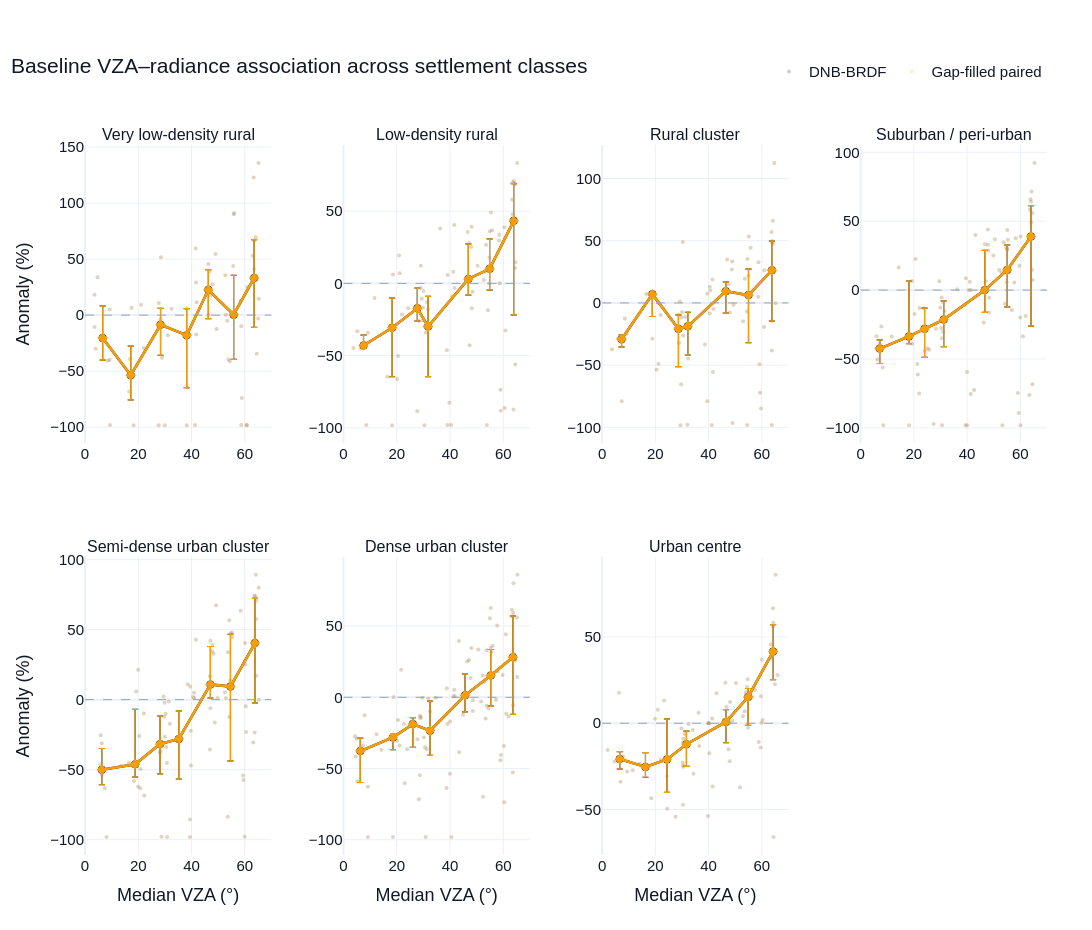

Write notebook code for a chart like this one.
### Markdown cell above
## 6.2 Baseline VZA–radiance response curves

Daily values are binned in 10° intervals. Lines show bin medians rather than fitted correction curves. The baseline-only restriction prevents the Haiyan signal from being learned as an angular response.

### Code cell
baseline_daily = (
    daily_summary.loc[
        (daily_summary["phase"] == "Baseline")
        & (daily_summary["observed_pixels"] >= MIN_DAILY_PIXELS)
    ]
    .replace([np.inf, -np.inf], np.nan)
    .copy()
)

baseline_daily["vza_bin"] = pd.cut(
    baseline_daily["vza_median"],
    bins=VZA_BINS,
    include_lowest=True,
    right=False,
)

product_styles = {
    "DNB-BRDF": {
        "column": "dnb_relative_median",
        "color": DNB_COLOR,
        "symbol": "circle",
    },
    "Gap-filled paired": {
        "column": "gap_paired_relative_median",
        "color": GAP_COLOR,
        "symbol": "diamond",
    },
}

fig = make_subplots(
    rows=2,
    cols=4,
    horizontal_spacing=0.075,
    vertical_spacing=0.16,
    subplot_titles=[
        GHSL_CLASS_LABELS[class_code]
        for class_code in GHSL_CLASS_LABELS
    ]
    + [""],
)

for plot_index, (class_code, class_label) in enumerate(
    GHSL_CLASS_LABELS.items()
):
    row = plot_index // 4 + 1
    column = plot_index % 4 + 1

    class_data = baseline_daily.loc[
        baseline_daily["class_code"] == class_code
    ]

    for product_name, style in product_styles.items():
        value_column = style["column"]

        product_data = class_data.dropna(
            subset=["vza_median", value_column]
        )

        binned = (
            product_data
            .groupby("vza_bin", observed=True)
            .agg(
                median_vza=("vza_median", "median"),
                median_anomaly=(value_column, "median"),
                q25=(
                    value_column,
                    lambda values: values.quantile(0.25),
                ),
                q75=(
                    value_column,
                    lambda values: values.quantile(0.75),
                ),
                dates=(value_column, "size"),
            )
            .reset_index()
        )

        fig.add_trace(
            go.Scatter(
                x=product_data["vza_median"],
                y=100 * product_data[value_column],
                mode="markers",
                name=product_name,
                legendgroup=product_name,
                showlegend=plot_index == 0,
                marker={
                    "size": 4,
                    "color": style["color"],
                    "opacity": 0.14,
                },
                hovertemplate=(
                    "Median VZA: %{x:.2f}°<br>"
                    "Baseline-relative anomaly: %{y:.1f}%"
                    "<extra></extra>"
                ),
            ),
            row=row,
            col=column,
        )

        fig.add_trace(
            go.Scatter(
                x=binned["median_vza"],
                y=100 * binned["median_anomaly"],
                mode="lines+markers",
                name=f"{product_name} bin median",
                legendgroup=product_name,
                showlegend=False,
                line={"color": style["color"], "width": 2.5},
                marker={
                    "size": 8,
                    "symbol": style["symbol"],
                },
                error_y={
                    "type": "data",
                    "symmetric": False,
                    "array": 100 * (binned["q75"] - binned["median_anomaly"]),
                    "arrayminus": 100 * (binned["median_anomaly"] - binned["q25"]),
                    "color": style["color"],
                    "thickness": 1.2,
                    "width": 3,
                },
                customdata=binned["dates"],
                hovertemplate=(
                    "Median VZA: %{x:.2f}°<br>"
                    "Median anomaly: %{y:.1f}%<br>"
                    "Dates: %{customdata}"
                    "<extra></extra>"
                ),
            ),
            row=row,
            col=column,
        )

    fig.add_hline(
        y=0,
        line={"color": "#94A3B8", "width": 1, "dash": "dash"},
        row=row,
        col=column,
    )

    fig.update_xaxes(
        title_text="Median VZA (°)" if row == 2 else None,
        range=[0, 70],
        row=row,
        col=column,
    )

    fig.update_yaxes(
        title_text="Anomaly (%)" if column == 1 else None,
        row=row,
        col=column,
    )

fig.update_layout(
    title={
        "text": "Baseline VZA–radiance association across settlement classes",
        "x": 0.01,
        "xanchor": "left",
    },
    template="plotly_white",
    paper_bgcolor="rgba(0,0,0,0)",
    plot_bgcolor="white",
    font={"family": "Arial", "size": 15, "color": "#111827"},
    legend={
        "orientation": "h",
        "yanchor": "bottom",
        "y": 1.08,
        "xanchor": "right",
        "x": 1,
    },
    margin={"l": 85, "r": 45, "t": 145, "b": 75},
    width=1600,
    height=930,
)

fig.show()
fig.write_html(
    FIGURE_DIR / "05_baseline_vza_radiance_by_settlement.html",
    include_plotlyjs="cdn",
)

### Figure 1 — Plotly figure (JSON) as saved in the notebook; plotly's stock layout.template omitted (floating-point values rounded to 4 significant figures)
{"data": [{"hovertemplate": "Median VZA: %{x:.2f}°<br>Baseline-relative anomaly: %{y:.1f}%<extra></extra>", "legendgroup": "DNB-BRDF", "marker": {"color": "#111827", "opacity": 0.14, "size": 4}, "mode": "markers", "name": "DNB-BRDF", "showlegend": true, "type": "scatter", "x": [63.57, 46.76, 17.48, 21.04, 49.01, 65.06, 53.42, 28.9, 8.57, 41.36, 60.64, 58.87, 38.54, 4.7, 54.38, 63.48, 47.93, 65.19, 41.55, 64.47, 53.87, 29.99, 9.39, 58.39, 31.12, 55.83, 47.22, 52.71, 27.73, 56.03, 62.99, 18.25, 27.63, 22.09, 3.6, 16.6, 9.27, 41.8, 58.68, 38.22, 4.01, 32.51, 55.65, 63.34, 46.34, 16.87, 65.26, 28.52, 9.27, 41.72, 28.43, 64.14, 46.31, 28.36, 60.87, 58.64, 38.18, 49.4, 52.9, 28.38, 41.91, 60.97, 58.46, 3.57], "xaxis": "x", "y": [66.55, 38.82, 6.522, 9.334, 54.56, -3.005, -4.933, -38.0, -40.73, -98.02, -98.33, -74.08, -64.69, 33.8, -41.22, 41.25, 27.6, 135.9, 59.43, -34.45, -39.42, -98.26, -98.06, 12.55, -17.97, 90.03, 17.61, 35.6, 10.86, 91.21, 52.95, -98.19, -98.21, -29.27, 18.15, -68.1, -39.92, -17.33, -9.905, 6.136, -30.08, 5.736, 43.73, 122.8, 0.0, -39.15, 14.7, 51.72, 4.969, 29.22, -8.554, 69.54, 45.65, -8.746, -98.07, -98.05, -98.24, -12.4, 0.3967, -3.68, 11.49, 25.19, 11.84, -10.58], "yaxis": "y"}, {"customdata": [8, 4, 10, 5, 12, 13, 12], "error_y": {"array": [28.59, 25.89, 14.73, 23.71, 17.92, 35.21, 34.08], "arrayminus": [19.79, 22.0, 27.17, 46.71, 25.71, 39.81, 44.09], "color": "#111827", "symmetric": false, "thickness": 1.2, "type": "data", "width": 3}, "hovertemplate": "Median VZA: %{x:.2f}°<br>Median anomaly: %{y:.1f}%<br>Dates: %{customdata}<extra></extra>", "legendgroup": "DNB-BRDF", "line": {"color": "#111827", "width": 2.5}, "marker": {"size": 8, "symbol": "circle"}, "mode": "lines+markers", "name": "DNB-BRDF bin median", "showlegend": false, "type": "scatter", "x": [6.635, 17.17, 28.37, 38.18, 46.33, 55.83, 63.53], "xaxis": "x", "y": [-20.33, -53.62, -8.65, -17.97, 22.61, 0.3967, 33.22], "yaxis": "y"}, {"hovertemplate": "Median VZA: %{x:.2f}°<br>Baseline-relative anomaly: %{y:.1f}%<extra></extra>", "legendgroup": "Gap-filled paired", "marker": {"color": "#F59E0B", "opacity": 0.14, "size": 4}, "mode": "markers", "name": "Gap-filled paired", "showlegend": true, "type": "scatter", "x": [63.57, 46.76, 17.48, 21.04, 49.01, 65.06, 53.42, 28.9, 8.57, 41.36, 60.64, 58.87, 38.54, 4.7, 54.38, 63.48, 47.93, 65.19, 41.55, 64.47, 53.87, 29.99, 9.39, 58.39, 31.12, 55.83, 47.22, 52.71, 27.73, 56.03, 62.99, 18.25, 27.63, 22.09, 3.6, 16.6, 9.27, 41.8, 58.68, 38.22, 4.01, 32.51, 55.65, 63.34, 46.34, 16.87, 65.26, 28.52, 9.27, 41.72, 28.43, 64.14, 46.31, 28.36, 60.87, 58.64, 38.18, 49.4, 52.9, 28.38, 41.91, 60.97, 58.46, 3.57], "xaxis": "x", "y": [66.55, 38.82, 6.522, 9.334, 54.56, -3.005, -4.933, -38.0, -40.73, -98.02, -98.33, -74.08, -64.69, 33.8, -41.22, 41.25, 27.6, 135.9, 59.43, -34.45, -39.42, -98.26, -98.06, 12.55, -17.97, 90.03, 17.61, 35.6, 10.86, 91.21, 52.95, -98.19, -98.21, -29.27, 18.15, -68.1, -39.92, -17.33, -9.905, 6.136, -30.08, 5.736, 43.73, 122.8, 0.0, -39.15, 14.7, 51.72, 4.969, 29.22, -8.554, 69.54, 45.65, -8.746, -98.07, -98.05, -98.24, -12.4, 0.3967, -3.68, 11.49, 25.19, 11.84, -10.58], "yaxis": "y"}, {"customdata": [8, 4, 10, 5, 12, 13, 12], "error_y": {"array": [28.59, 25.89, 14.73, 23.71, 17.92, 35.21, 34.08], "arrayminus": [19.79, 22.0, 27.17, 46.71, 25.71, 39.81, 44.09], "color": "#F59E0B", "symmetric": false, "thickness": 1.2, "type": "data", "width": 3}, "hovertemplate": "Median VZA: %{x:.2f}°<br>Median anomaly: %{y:.1f}%<br>Dates: %{customdata}<extra></extra>", "legendgroup": "Gap-filled paired", "line": {"color": "#F59E0B", "width": 2.5}, "marker": {"size": 8, "symbol": "diamond"}, "mode": "lines+markers", "name": "Gap-filled paired bin median", "showlegend": false, "type": "scatter", "x": [6.635, 17.17, 28.37, 38.18, 46.33, 55.83, 63.53], "xaxis": "x", "y": [-20.33, -53.62, -8.65, -17.97, 22.61, 0.3967, 33.22], "yaxis": "y"}, {"hovertemplate": "Median VZA: %{x:.2f}°<br>Baseline-relative anomaly: %{y:.1f}%<extra></extra>", "legendgroup": "DNB-BRDF", "marker": {"color": "#111827", "opacity": 0.14, "size": 4}, "mode": "markers", "name": "DNB-BRDF", "showlegend": false, "type": "scatter", "x": [52.62, 63.98, 47.22, 18.58, 20.88, 48.09, 64.54, 54.22, 30.45, 8.51, 40.46, 60.53, 58.93, 38.8, 6.51, 54.72, 63.52, 47.93, 50.36, 65.21, 41.6, 29.77, 64.51, 53.84, 30.39, 8.55, 58.4, 31.76, 55.72, 47.13, 24.3, 53.52, 29.02, 55.36, 63.31, 18.25, 21.09, 63.83, 27.7, 29.02, 20.51, 21.92, 54.79, 16.49, 9.15, 40.87, 58.7, 39.1, 5.17, 31.36, 54.94, 63.48, 46.6, 48.18, 64.54, 30.03, 11.65, 41.19, 39.76, 20.14, 28.34, 36.3, 64.08, 46.61, 29.38, 60.83, 59.07, 39.05, 47.32, 19.02, 48.48, 64.46, 52.98, 29.75, 41.72, 60.46, 58.5, 3.73, 30.81], "xaxis": "x2", "y": [2.39, 70.86, 27.95, 6.134, 19.24, 39.13, 14.57, -18.58, -29.88, -41.18, -98.09, -86.24, -73.64, -46.29, -45.14, -0.1333, 47.79, 25.22, 12.21, 83.38, 40.36, -16.74, -56.11, -98.07, -98.17, -98.07, 29.75, -18.05, 36.84, 1.403, -17.28, 26.78, 12.24, 49.05, 57.96, -98.24, 6.939, -87.31, -88.57, -3.22, -50.32, -21.57, 17.98, -64.63, -34.11, -8.95, 0.0, 5.839, -33.1, -12.81, 35.87, 70.05, 4.668, -17.15, 68.79, -5.267, -10.18, 7.983, -82.69, -66.2, -26.06, 37.95, 69.18, 35.57, -10.58, -32.57, -88.2, -98.03, -42.79, -30.76, -5.716, 10.62, 7.984, -25.69, -3.207, 38.77, 33.74, -44.78, -34.02], "yaxis": "y2"}, {"customdata": [6, 5, 13, 11, 14, 16, 14], "error_y": {"array": [7.105, 20.59, 14.06, 20.84, 24.23, 20.65, 25.8], "arrayminus": [2.068, 33.86, 8.788, 34.61, 11.18, 14.84, 65.05], "color": "#111827", "symmetric": false, "thickness": 1.2, "type": "data", "width": 3}, "hovertemplate": "Median VZA: %{x:.2f}°<br>Median anomaly: %{y:.1f}%<br>Dates: %{customdata}<extra></extra>", "legendgroup": "DNB-BRDF", "line": {"color": "#111827", "width": 2.5}, "marker": {"size": 8, "symbol": "circle"}, "mode": "lines+markers", "name": "DNB-BRDF bin median", "showlegend": false, "type": "scatter", "x": [7.51, 18.25, 27.7, 31.76, 46.87, 54.86, 63.91], "xaxis": "x2", "y": [-42.98, -30.76, -17.28, -29.88, 3.036, 10.1, 43.28], "yaxis": "y2"}, {"hovertemplate": "Median VZA: %{x:.2f}°<br>Baseline-relative anomaly: %{y:.1f}%<extra></extra>", "legendgroup": "Gap-filled paired", "marker": {"color": "#F59E0B", "opacity": 0.14, "size": 4}, "mode": "markers", "name": "Gap-filled paired", "showlegend": false, "type": "scatter", "x": [52.62, 63.98, 47.22, 18.58, 20.88, 48.09, 64.54, 54.22, 30.45, 8.51, 40.46, 60.53, 58.93, 38.8, 6.51, 54.72, 63.52, 47.93, 50.36, 65.21, 41.6, 29.77, 64.51, 53.84, 30.39, 8.55, 58.4, 31.76, 55.72, 47.13, 24.3, 53.52, 29.02, 55.36, 63.31, 18.25, 21.09, 63.83, 27.7, 29.02, 20.51, 21.92, 54.79, 16.49, 9.15, 40.87, 58.7, 39.1, 5.17, 31.36, 54.94, 63.48, 46.6, 48.18, 64.54, 30.03, 11.65, 41.19, 39.76, 20.14, 28.34, 36.3, 64.08, 46.61, 29.38, 60.83, 59.07, 39.05, 47.32, 19.02, 48.48, 64.46, 52.98, 29.75, 41.72, 60.46, 58.5, 3.73, 30.81], "xaxis": "x2", "y": [2.39, 70.86, 27.95, 6.134, 19.24, 39.13, 14.57, -18.58, -29.88, -41.18, -98.09, -86.24, -73.64, -46.29, -45.14, -0.1333, 47.79, 25.22, 12.21, 83.38, 40.36, -16.74, -56.11, -98.07, -98.17, -98.07, 29.75, -18.05, 36.84, 1.403, -17.28, 26.78, 12.24, 49.05, 57.96, -98.24, 6.939, -87.31, -88.57, -3.22, -50.32, -21.57, 17.98, -64.63, -34.11, -8.95, 0.0, 5.839, -33.1, -12.81, 35.87, 70.05, 4.668, -17.15, 68.79, -5.267, -10.18, 7.983, -82.69, -66.2, -26.06, 37.95, 69.18, 35.57, -10.58, -32.57, -88.2, -98.03, -42.79, -30.76, -5.716, 10.62, 7.984, -25.69, -3.207, 38.77, 33.74, -44.78, -34.02], "yaxis": "y2"}, {"customdata": [6, 5, 13, 11, 14, 16, 14], "error_y": {"array": [7.105, 20.59, 14.06, 20.84, 24.23, 20.65, 25.8], "arrayminus": [2.068, 33.86, 8.788, 34.61, 11.18, 14.84, 65.05], "color": "#F59E0B", "symmetric": false, "thickness": 1.2, "type": "data", "width": 3}, "hovertemplate": "Median VZA: %{x:.2f}°<br>Median anomaly: %{y:.1f}%<br>Dates: %{customdata}<extra></extra>", "legendgroup": "Gap-filled paired", "line": {"color": "#F59E0B", "width": 2.5}, "marker": {"size": 8, "symbol": "diamond"}, "mode": "lines+markers", "name": "Gap-filled paired bin median", "showlegend": false, "type": "scatter", "x": [7.51, 18.25, 27.7, 31.76, 46.87, 54.86, 63.91], "xaxis": "x2", "y": [-42.98, -30.76, -17.28, -29.88, 3.036, 10.1, 43.28], "yaxis": "y2"}, {"hovertemplate": "Median VZA: %{x:.2f}°<br>Baseline-relative anomaly: %{y:.1f}%<extra></extra>", "legendgroup": "DNB-BRDF", "marker": {"color": "#111827", "opacity": 0.14, "size": 4}, "mode": "markers", "name": "DNB-BRDF", "showlegend": false, "type": "scatter", "x": [52.08, 64.18, 46.95, 19.3, 20.99, 48.72, 64.21, 54.4, 30.45, 8.57, 41.21, 59.7, 59.11, 38.62, 7.28, 53.42, 63.48, 48.89, 65.17, 41.47, 28.69, 63.71, 54.51, 32.06, 7.36, 29.82, 55.78, 47.92, 53.61, 29.19, 55.11, 63.66, 18.88, 63.76, 29.66, 28.95, 20.46, 21.99, 54.99, 16.55, 32.36, 9.27, 40.42, 58.65, 39.53, 5.98, 32.37, 54.59, 63.84, 47.47, 63.92, 31.27, 40.46, 41.62, 28.43, 40.65, 64.68, 46.47, 30.02, 60.84, 59.32, 39.5, 29.44, 49.02, 21.2, 49.37, 63.68, 52.96, 30.31, 41.8, 60.92, 58.72, 3.695], "xaxis": "x3", "y": [7.261, 66.13, 34.97, 6.983, 0.0, 26.94, 47.48, -6.959, -26.25, -12.58, -98.08, -84.96, -49.34, -33.36, -29.72, 6.279, 24.08, 33.2, -0.3256, 18.76, -9.345, -98.04, -98.07, -98.02, -78.95, -11.61, 44.39, -7.713, 19.52, 1.09, 53.4, 57.0, -28.83, -38.33, -65.36, -32.2, -53.63, -9.798, 21.64, 7.218, -44.67, -24.71, -8.505, 4.946, 7.478, -28.63, -7.905, 35.28, 48.67, 14.96, 49.74, -11.33, 13.08, -55.56, -20.77, 10.05, 112.6, 9.448, -7.364, -19.33, -72.24, -78.99, -98.36, -96.45, -48.86, -1.492, -14.57, -14.66, 48.9, -4.824, 26.27, 32.62, -37.15], "yaxis": "y3"}, {"customdata": [6, 3, 11, 10, 15, 15, 13], "error_y": {"array": [3.485, 0.1172, 11.2, 11.29, 7.414, 20.85, 23.48], "arrayminus": [6.116, 17.91, 30.48, 23.05, 17.56, 38.28, 40.84], "color": "#111827", "symmetric": false, "thickness": 1.2, "type": "data", "width": 3}, "hovertemplate": "Median VZA: %{x:.2f}°<br>Median anomaly: %{y:.1f}%<br>Dates: %{customdata}<extra></extra>", "legendgroup": "DNB-BRDF", "line": {"color": "#111827", "width": 2.5}, "marker": {"size": 8, "symbol": "circle"}, "mode": "lines+markers", "name": "DNB-BRDF bin median", "showlegend": false, "type": "scatter", "x": [7.32, 18.88, 28.69, 32.21, 46.47, 54.99, 63.76], "xaxis": "x3", "y": [-29.18, 6.983, -20.77, -18.79, 9.448, 6.279, 26.27], "yaxis": "y3"}, {"hovertemplate": "Median VZA: %{x:.2f}°<br>Baseline-relative anomaly: %{y:.1f}%<extra></extra>", "legendgroup": "Gap-filled paired", "marker": {"color": "#F59E0B", "opacity": 0.14, "size": 4}, "mode": "markers", "name": "Gap-filled paired", "showlegend": false, "type": "scatter", "x": [52.08, 64.18, 46.95, 19.3, 20.99, 48.72, 64.21, 54.4, 30.45, 8.57, 41.21, 59.7, 59.11, 38.62, 7.28, 53.42, 63.48, 48.89, 65.17, 41.47, 28.69, 63.71, 54.51, 32.06, 7.36, 29.82, 55.78, 47.92, 53.61, 29.19, 55.11, 63.66, 18.88, 63.76, 29.66, 28.95, 20.46, 21.99, 54.99, 16.55, 32.36, 9.27, 40.42, 58.65, 39.53, 5.98, 32.37, 54.59, 63.84, 47.47, 63.92, 31.27, 40.46, 41.62, 28.43, 40.65, 64.68, 46.47, 30.02, 60.84, 59.32, 39.5, 29.44, 49.02, 21.2, 49.37, 63.68, 52.96, 30.31, 41.8, 60.92, 58.72, 3.695], "xaxis": "x3", "y": [7.261, 66.13, 34.97, 6.983, 0.0, 26.94, 47.48, -6.959, -26.25, -12.58, -98.08, -84.96, -49.34, -33.36, -29.72, 6.279, 24.08, 33.2, -0.3256, 18.76, -9.345, -98.04, -98.07, -98.02, -78.95, -11.61, 44.39, -7.713, 19.52, 1.09, 53.4, 57.0, -28.83, -38.33, -65.36, -32.2, -53.63, -9.798, 21.64, 7.218, -44.67, -24.71, -8.505, 4.946, 7.478, -28.63, -7.905, 35.28, 48.67, 14.96, 49.74, -11.33, 13.08, -55.56, -20.77, 10.05, 112.6, 9.448, -7.364, -19.33, -72.24, -78.99, -98.36, -96.45, -48.86, -1.492, -14.57, -14.66, 48.9, -4.824, 26.27, 32.62, -37.15], "yaxis": "y3"}, {"customdata": [6, 3, 11, 10, 15, 15, 13], "error_y": {"array": [3.485, 0.1172, 11.2, 11.29, 7.414, 20.85, 23.48], "arrayminus": [6.116, 17.91, 30.48, 23.05, 17.56, 38.28, 40.84], "color": "#F59E0B", "symmetric": false, "thickness": 1.2, "type": "data", "width": 3}, "hovertemplate": "Median VZA: %{x:.2f}°<br>Median anomaly: %{y:.1f}%<br>Dates: %{customdata}<extra></extra>", "legendgroup": "Gap-filled paired", "line": {"color": "#F59E0B", "width": 2.5}, "marker": {"size": 8, "symbol": "diamond"}, "mode": "lines+markers", "name": "Gap-filled paired bin median", "showlegend": false, "type": "scatter", "x": [7.32, 18.88, 28.69, 32.21, 46.47, 54.99, 63.76], "xaxis": "x3", "y": [-29.18, 6.983, -20.77, -18.79, 9.448, 6.279, 26.27], "yaxis": "y3"}, {"hovertemplate": "Median VZA: %{x:.2f}°<br>Baseline-relative anomaly: %{y:.1f}%<extra></extra>", "legendgroup": "DNB-BRDF", "marker": {"color": "#111827", "opacity": 0.14, "size": 4}, "mode": "markers", "name": "DNB-BRDF", "showlegend": false, "type": "scatter", "x": [52.02, 64.18, 47.8, 19.3, 20.62, 47.79, 64.41, 54.27, 30.55, 8.28, 40.05, 60.07, 59.02, 39.99, 6.385, 54.88, 63.78, 47.96, 14.29, 23.66, 50.42, 65.3, 43.11, 30.39, 64.51, 53.24, 30.55, 8.51, 61.97, 57.73, 31.48, 55.13, 47.22, 20.26, 49.85, 53.71, 29.56, 39.05, 7.805, 55.05, 63.6, 18.14, 22.0, 63.39, 27.44, 25.73, 21.3, 22.15, 55.32, 7.18, 40.53, 59.61, 39.52, 5.97, 30.9, 54.69, 63.99, 46.99, 25.08, 24.02, 48.2, 64.5, 56.79, 30.26, 11.68, 41.02, 59.96, 41.34, 21.48, 28.19, 36.28, 64.1, 46.64, 55.06, 29.94, 42.63, 60.96, 59.36, 39.35, 46.24, 19.41, 48.28, 64.6, 52.87, 28.26, 41.29, 60.11, 58.25, 5.92, 30.95], "xaxis": "x4", "y": [14.65, 71.49, 32.9, 6.592, 22.64, 44.06, 14.84, -10.0, -34.87, -56.13, -98.1, -98.01, -74.76, -59.48, -50.43, 5.68, 65.95, 28.75, 16.44, -13.19, 36.97, 92.29, 40.06, -5.413, -68.29, -98.04, -98.11, -98.06, -18.82, 5.544, -15.24, 30.13, 0.0, -17.32, 25.18, 34.64, 6.483, -11.08, -26.4, 29.12, 58.35, -98.09, -74.96, -76.19, -97.26, -43.29, -53.69, -13.01, 36.56, -38.78, 0.0, 17.66, 8.545, -33.42, -8.695, 30.67, 64.18, 6.407, -42.26, -44.06, -16.18, 55.87, -14.46, -27.57, -33.61, 5.962, -19.88, -75.43, -61.3, -24.55, 0.5366, 49.28, 33.3, 43.65, -12.68, -72.47, -33.45, -89.16, -98.04, -23.44, -38.87, -5.494, 7.411, 12.77, -28.14, 0.0, 38.84, 37.59, -42.41, -30.02], "yaxis": "y4"}, {"customdata": [7, 5, 15, 12, 17, 19, 15], "error_y": {"array": [6.308, 40.2, 15.04, 13.53, 28.75, 18.01, 22.43], "arrayminus": [10.87, 5.263, 20.74, 19.61, 16.18, 26.87, 64.97], "color": "#111827", "symmetric": false, "thickness": 1.2, "type": "data", "width": 3}, "hovertemplate": "Median VZA: %{x:.2f}°<br>Median anomaly: %{y:.1f}%<br>Dates: %{customdata}<extra></extra>", "legendgroup": "DNB-BRDF", "line": {"color": "#111827", "width": 2.5}, "marker": {"size": 8, "symbol": "circle"}, "mode": "lines+markers", "name": "DNB-BRDF bin median", "showlegend": false, "type": "scatter", "x": [7.18, 18.14, 24.02, 31.22, 46.64, 55.06, 63.99], "xaxis": "x4", "y": [-42.41, -33.61, -28.14, -21.41, 0.0, 14.65, 38.84], "yaxis": "y4"}, {"hovertemplate": "Median VZA: %{x:.2f}°<br>Baseline-relative anomaly: %{y:.1f}%<extra></extra>", "legendgroup": "Gap-filled paired", "marker": {"color": "#F59E0B", "opacity": 0.14, "size": 4}, "mode": "markers", "name": "Gap-filled paired", "showlegend": false, "type": "scatter", "x": [52.02, 64.18, 47.8, 19.3, 20.62, 47.79, 64.41, 54.27, 30.55, 8.28, 40.05, 60.07, 59.02, 39.99, 6.385, 54.88, 63.78, 47.96, 14.29, 23.66, 50.42, 65.3, 43.11, 30.39, 64.51, 53.24, 30.55, 8.51, 61.97, 57.73, 31.48, 55.13, 47.22, 20.26, 49.85, 53.71, 29.56, 39.05, 7.805, 55.05, 63.6, 18.14, 22.0, 63.39, 27.44, 25.73, 21.3, 22.15, 55.32, 7.18, 40.53, 59.61, 39.52, 5.97, 30.9, 54.69, 63.99, 46.99, 25.08, 24.02, 48.2, 64.5, 56.79, 30.26, 11.68, 41.02, 59.96, 41.34, 21.48, 28.19, 36.28, 64.1, 46.64, 55.06, 29.94, 42.63, 60.96, 59.36, 39.35, 46.24, 19.41, 48.28, 64.6, 52.87, 28.26, 41.29, 60.11, 58.25, 5.92, 30.95], "xaxis": "x4", "y": [14.65, 71.49, 32.9, 6.592, 22.64, 44.06, 14.84, -10.0, -34.87, -56.13, -98.1, -98.01, -74.76, -59.48, -50.43, 5.68, 65.95, 28.75, 16.44, -13.19, 36.97, 92.29, 40.06, -5.413, -68.29, -98.04, -98.11, -98.06, -18.82, 5.544, -15.24, 30.13, 0.0, -17.32, 25.18, 34.64, 6.483, -11.08, -26.4, 29.12, 58.35, -98.09, -74.96, -76.19, -97.26, -43.29, -53.69, -13.01, 36.56, -38.78, 0.0, 17.66, 8.545, -33.42, -8.695, 30.67, 64.18, 6.407, -42.26, -44.06, -16.18, 55.87, -14.46, -27.57, -33.61, 5.962, -19.88, -75.43, -61.3, -24.55, 0.5366, 49.28, 33.3, 43.65, -12.68, -72.47, -33.45, -89.16, -98.04, -23.44, -38.87, -5.494, 7.411, 12.77, -28.14, 0.0, 38.84, 37.59, -42.41, -30.02], "yaxis": "y4"}, {"customdata": [7, 5, 15, 12, 17, 19, 15], "error_y": {"array": [6.308, 40.2, 15.04, 13.53, 28.75, 18.01, 22.43], "arrayminus": [10.87, 5.263, 20.74, 19.61, 16.18, 26.87, 64.97], "color": "#F59E0B", "symmetric": false, "thickness": 1.2, "type": "data", "width": 3}, "hovertemplate": "Median VZA: %{x:.2f}°<br>Median anomaly: %{y:.1f}%<br>Dates: %{customdata}<extra></extra>", "legendgroup": "Gap-filled paired", "line": {"color": "#F59E0B", "width": 2.5}, "marker": {"size": 8, "symbol": "diamond"}, "mode": "lines+markers", "name": "Gap-filled paired bin median", "showlegend": false, "type": "scatter", "x": [7.18, 18.14, 24.02, 31.22, 46.64, 55.06, 63.99], "xaxis": "x4", "y": [-42.41, -33.61, -28.14, -21.41, 0.0, 14.65, 38.84], "yaxis": "y4"}, {"hovertemplate": "Median VZA: %{x:.2f}°<br>Baseline-relative anomaly: %{y:.1f}%<extra></extra>", "legendgroup": "DNB-BRDF", "marker": {"color": "#111827", "opacity": 0.14, "size": 4}, "mode": "markers", "name": "DNB-BRDF", "showlegend": false, "type": "scatter", "x": [52.56, 64.17, 47.76, 19.24, 19.99, 47.91, 64.35, 54.24, 30.5, 7.41, 39.42, 59.97, 59.55, 39.81, 5.75, 54.49, 63.82, 48.24, 49.23, 65.21, 41.65, 30.27, 63.7, 53.62, 30.82, 8.11, 31.88, 55.29, 47.09, 20.42, 49.76, 53.68, 29.52, 55.17, 63.59, 20.88, 19.95, 63.2, 28.74, 28.11, 22.09, 54.2, 6.31, 40.57, 60.28, 39.53, 5.92, 31.48, 54.77, 64.01, 46.92, 16.49, 64.31, 29.99, 13.65, 40.94, 60.37, 39.78, 22.25, 18.41, 28.27, 38.58, 64.34, 47.09, 29.89, 60.51, 59.33, 39.42, 46.9, 20.73, 48.75, 65.25, 52.92, 29.71, 40.99, 60.11, 58.46, 6.32, 30.77], "xaxis": "x5", "y": [5.249, 89.25, 34.6, 5.773, 21.28, 39.1, 17.01, -12.44, -33.88, -63.13, -98.14, -98.01, -57.43, -47.07, -46.29, 13.43, 42.38, 32.73, 67.48, 79.92, 42.75, -10.15, -23.4, -83.72, -98.16, -98.18, -17.17, 44.82, -6.097, -25.92, 1.179, 33.84, 2.182, 47.81, 74.21, -49.55, -62.06, -30.68, -98.01, -38.08, -9.905, 56.66, -31.1, 1.812, 25.1, 9.244, -25.37, -1.372, 47.36, 73.93, 16.8, -45.08, 70.69, -26.42, -47.16, 4.941, -4.706, -22.18, -68.54, -58.08, -36.86, 11.09, 57.66, 42.14, -2.289, -23.1, -54.12, -85.56, -35.55, -63.37, -16.28, 0.0, 1.105, -12.27, 1.212, 40.4, 63.5, -53.81, -45.22], "yaxis": "y5"}, {"customdata": [6, 6, 12, 12, 14, 14, 15], "error_y": {"array": [15.15, 39.18, 19.96, 20.08, 27.11, 37.38, 31.91], "arrayminus": [10.75, 9.23, 21.36, 28.66, 9.684, 53.04, 42.75], "color": "#111827", "symmetric": false, "thickness": 1.2, "type": "data", "width": 3}, "hovertemplate": "Median VZA: %{x:.2f}°<br>Median anomaly: %{y:.1f}%<br>Dates: %{customdata}<extra></extra>", "legendgroup": "DNB-BRDF", "line": {"color": "#111827", "width": 2.5}, "marker": {"size": 8, "symbol": "circle"}, "mode": "lines+markers", "name": "DNB-BRDF bin median", "showlegend": false, "type": "scatter", "x": [6.315, 18.83, 28.19, 35.23, 47.09, 54.63, 63.82], "xaxis": "x5", "y": [-50.05, -46.12, -31.64, -28.03, 10.87, 9.342, 40.4], "yaxis": "y5"}, {"hovertemplate": "Median VZA: %{x:.2f}°<br>Baseline-relative anomaly: %{y:.1f}%<extra></extra>", "legendgroup": "Gap-filled paired", "marker": {"color": "#F59E0B", "opacity": 0.14, "size": 4}, "mode": "markers", "name": "Gap-filled paired", "showlegend": false, "type": "scatter", "x": [52.56, 64.17, 47.76, 19.24, 19.99, 47.91, 64.35, 54.24, 30.5, 7.41, 39.42, 59.97, 59.55, 39.81, 5.75, 54.49, 63.82, 48.24, 49.23, 65.21, 41.65, 30.27, 63.7, 53.62, 30.82, 8.11, 31.88, 55.29, 47.09, 20.42, 49.76, 53.68, 29.52, 55.17, 63.59, 20.88, 19.95, 63.2, 28.74, 28.11, 22.09, 54.2, 6.31, 40.57, 60.28, 39.53, 5.92, 31.48, 54.77, 64.01, 46.92, 16.49, 64.31, 29.99, 13.65, 40.94, 60.37, 39.78, 22.25, 18.41, 28.27, 38.58, 64.34, 47.09, 29.89, 60.51, 59.33, 39.42, 46.9, 20.73, 48.75, 65.25, 52.92, 29.71, 40.99, 60.11, 58.46, 6.32, 30.77], "xaxis": "x5", "y": [5.249, 89.25, 34.6, 5.773, 21.28, 39.1, 17.01, -12.44, -33.88, -63.13, -98.14, -98.01, -57.43, -47.07, -46.29, 13.43, 42.38, 32.73, 67.48, 79.92, 42.75, -10.15, -23.4, -83.72, -98.16, -98.18, -17.17, 44.82, -6.097, -25.92, 1.179, 33.84, 2.182, 47.81, 74.21, -49.55, -62.06, -30.68, -98.01, -38.08, -9.905, 56.66, -31.1, 1.812, 25.1, 9.244, -25.37, -1.372, 47.36, 73.93, 16.8, -45.08, 70.69, -26.42, -47.16, 4.941, -4.706, -22.18, -68.54, -58.08, -36.86, 11.09, 57.66, 42.14, -2.289, -23.1, -54.12, -85.56, -35.55, -63.37, -16.28, 0.0, 1.105, -12.27, 1.212, 40.4, 63.5, -53.81, -45.22], "yaxis": "y5"}, {"customdata": [6, 6, 12, 12, 14, 14, 15], "error_y": {"array": [15.15, 39.18, 19.96, 20.08, 27.11, 37.38, 31.91], "arrayminus": [10.75, 9.23, 21.36, 28.66, 9.684, 53.04, 42.75], "color": "#F59E0B", "symmetric": false, "thickness": 1.2, "type": "data", "width": 3}, "hovertemplate": "Median VZA: %{x:.2f}°<br>Median anomaly: %{y:.1f}%<br>Dates: %{customdata}<extra></extra>", "legendgroup": "Gap-filled paired", "line": {"color": "#F59E0B", "width": 2.5}, "marker": {"size": 8, "symbol": "diamond"}, "mode": "lines+markers", "name": "Gap-filled paired bin median", "showlegend": false, "type": "scatter", "x": [6.315, 18.83, 28.19, 35.23, 47.09, 54.63, 63.82], "xaxis": "x5", "y": [-50.05, -46.12, -31.64, -28.03, 10.87, 9.342, 40.4], "yaxis": "y5"}, {"hovertemplate": "Median VZA: %{x:.2f}°<br>Baseline-relative anomaly: %{y:.1f}%<extra></extra>", "legendgroup": "DNB-BRDF", "marker": {"color": "#111827", "opacity": 0.14, "size": 4}, "mode": "markers", "name": "DNB-BRDF", "showlegend": false, "type": "scatter", "x": [52.33, 63.84, 47.15, 18.8, 21.62, 48.01, 64.56, 53.78, 30.59, 9.15, 40.49, 60.35, 58.94, 39.99, 5.29, 55.95, 63.71, 47.74, 26.03, 50.6, 65.32, 43.32, 31.79, 63.54, 52.38, 30.82, 9.16, 61.93, 57.29, 32.51, 56.0, 46.87, 20.41, 53.71, 29.56, 39.01, 7.9, 55.54, 63.22, 18.56, 22.99, 63.66, 54.44, 28.29, 28.83, 21.04, 22.72, 54.98, 4.38, 7.3, 41.27, 59.76, 38.82, 4.83, 32.47, 55.28, 63.39, 46.31, 14.23, 23.9, 65.11, 53.35, 30.17, 12.41, 41.61, 60.24, 40.06, 20.12, 51.69, 27.72, 44.92, 34.65, 64.17, 46.41, 55.29, 29.09, 43.4, 61.11, 59.13, 38.65, 28.64, 48.57, 18.69, 48.56, 65.26, 52.97, 28.64, 41.84, 60.94, 57.7, 4.58, 31.21, 57.96], "xaxis": "x6", "y": [15.34, 79.98, 26.26, 0.2099, 19.29, 34.65, 26.06, -5.971, -35.09, -62.72, -98.15, -73.61, -44.13, -53.74, -58.87, 14.3, 59.22, 13.51, -16.58, 33.56, 86.06, 39.48, -0.8882, -52.87, -69.92, -98.03, -98.08, -13.51, -1.653, -9.979, 36.16, 1.837, -16.0, 33.09, -0.2839, -18.83, -12.55, 31.76, 61.39, -98.07, -60.38, -5.596, -7.953, -71.51, -14.65, -33.93, -18.84, 55.52, -27.43, -33.86, 0.7693, 15.62, 6.381, -29.13, -3.32, 34.84, 56.46, 2.287, -36.81, -36.41, 55.93, -14.82, -28.14, -26.03, 5.271, -34.25, -17.07, -30.52, -2.976, -29.41, -12.29, -0.4027, 30.22, 25.19, 62.68, -13.82, -38.56, -11.48, -40.44, -63.69, -54.71, -2.161, -28.15, -9.635, 14.17, 10.98, -12.93, 0.8472, 44.24, 50.33, -41.62, -36.48, 18.12], "yaxis": "y6"}, {"customdata": [8, 5, 15, 12, 16, 21, 16], "error_y": {"array": [9.036, 2.121, 4.611, 20.77, 15.09, 18.22, 29.0], "arrayminus": [22.09, 8.655, 16.33, 17.31, 11.64, 21.31, 40.13], "color": "#111827", "symmetric": false, "thickness": 1.2, "type": "data", "width": 3}, "hovertemplate": "Median VZA: %{x:.2f}°<br>Median anomaly: %{y:.1f}%<br>Dates: %{customdata}<extra></extra>", "legendgroup": "DNB-BRDF", "line": {"color": "#111827", "width": 2.5}, "marker": {"size": 8, "symbol": "circle"}, "mode": "lines+markers", "name": "DNB-BRDF bin median", "showlegend": false, "type": "scatter", "x": [6.295, 18.56, 26.03, 32.49, 45.61, 55.28, 63.6], "xaxis": "x6", "y": [-37.74, -28.15, -18.84, -23.48, 1.342, 15.34, 28.14], "yaxis": "y6"}, {"hovertemplate": "Median VZA: %{x:.2f}°<br>Baseline-relative anomaly: %{y:.1f}%<extra></extra>", "legendgroup": "Gap-filled paired", "marker": {"color": "#F59E0B", "opacity": 0.14, "size": 4}, "mode": "markers", "name": "Gap-filled paired", "showlegend": false, "type": "scatter", "x": [52.33, 63.84, 47.15, 18.8, 21.62, 48.01, 64.56, 53.78, 30.59, 9.15, 40.49, 60.35, 58.94, 39.99, 5.29, 55.95, 63.71, 47.74, 26.03, 50.6, 65.32, 43.32, 31.79, 63.54, 52.38, 30.82, 9.16, 61.93, 57.29, 32.51, 56.0, 46.87, 20.41, 53.71, 29.56, 39.01, 7.9, 55.54, 63.22, 18.56, 22.99, 63.66, 54.44, 28.29, 28.83, 21.04, 22.72, 54.98, 4.38, 7.3, 41.27, 59.76, 38.82, 4.83, 32.47, 55.28, 63.39, 46.31, 14.23, 23.9, 65.11, 53.35, 30.17, 12.41, 41.61, 60.24, 40.06, 20.12, 51.69, 27.72, 44.92, 34.65, 64.17, 46.41, 55.29, 29.09, 43.4, 61.11, 59.13, 38.65, 28.64, 48.57, 18.69, 48.56, 65.26, 52.97, 28.64, 41.84, 60.94, 57.7, 4.58, 31.21, 57.96], "xaxis": "x6", "y": [15.34, 79.98, 26.26, 0.2099, 19.29, 34.65, 26.06, -5.971, -35.09, -62.72, -98.15, -73.61, -44.13, -53.74, -58.87, 14.3, 59.22, 13.51, -16.58, 33.56, 86.06, 39.48, -0.8882, -52.87, -69.92, -98.03, -98.08, -13.51, -1.653, -9.979, 36.16, 1.837, -16.0, 33.09, -0.2839, -18.83, -12.55, 31.76, 61.39, -98.07, -60.38, -5.596, -7.953, -71.51, -14.65, -33.93, -18.84, 55.52, -27.43, -33.86, 0.7693, 15.62, 6.381, -29.13, -3.32, 34.84, 56.46, 2.287, -36.81, -36.41, 55.93, -14.82, -28.14, -26.03, 5.271, -34.25, -17.07, -30.52, -2.976, -29.41, -12.29, -0.4027, 30.22, 25.19, 62.68, -13.82, -38.56, -11.48, -40.44, -63.69, -54.71, -2.161, -28.15, -9.635, 14.17, 10.98, -12.93, 0.8472, 44.24, 50.33, -41.62, -36.48, 18.12], "yaxis": "y6"}, {"customdata": [8, 5, 15, 12, 16, 21, 16], "error_y": {"array": [9.036, 2.121, 4.611, 20.77, 15.09, 18.22, 29.0], "arrayminus": [22.09, 8.655, 16.33, 17.31, 11.64, 21.31, 40.13], "color": "#F59E0B", "symmetric": false, "thickness": 1.2, "type": "data", "width": 3}, "hovertemplate": "Median VZA: %{x:.2f}°<br>Median anomaly: %{y:.1f}%<br>Dates: %{customdata}<extra></extra>", "legendgroup": "Gap-filled paired", "line": {"color": "#F59E0B", "width": 2.5}, "marker": {"size": 8, "symbol": "diamond"}, "mode": "lines+markers", "name": "Gap-filled paired bin median", "showlegend": false, "type": "scatter", "x": [6.295, 18.56, 26.03, 32.49, 45.61, 55.28, 63.6], "xaxis": "x6", "y": [-37.74, -28.15, -18.84, -23.48, 1.342, 15.34, 28.14], "yaxis": "y6"}, {"hovertemplate": "Median VZA: %{x:.2f}°<br>Baseline-relative anomaly: %{y:.1f}%<extra></extra>", "legendgroup": "DNB-BRDF", "marker": {"color": "#111827", "opacity": 0.14, "size": 4}, "mode": "markers", "name": "DNB-BRDF", "showlegend": false, "type": "scatter", "x": [64.35, 48.09, 19.88, 20.92, 47.59, 64.25, 53.57, 30.95, 7.825, 41.5, 60.29, 58.82, 40.29, 2.12, 56.3, 64.22, 46.73, 23.31, 50.27, 65.19, 42.96, 34.06, 64.4, 51.79, 30.36, 6.925, 32.42, 54.63, 47.5, 24.35, 53.9, 29.79, 54.85, 63.74, 18.47, 24.42, 27.59, 22.1, 9.44, 40.19, 59.67, 39.83, 4.7, 30.54, 54.43, 63.4, 47.77, 48.92, 64.94, 30.55, 11.51, 40.04, 36.5, 30.5, 36.24, 64.19, 46.31, 30.32, 59.89, 59.56, 39.76, 14.12, 47.92, 65.88, 52.93, 30.27, 41.33, 59.96, 57.44, 6.355, 34.31], "xaxis": "x7", "y": [58.25, 12.29, 2.609, 7.829, 3.181, 41.57, 6.942, -6.224, -19.29, -36.64, 1.887, -10.89, -17.36, -15.46, 15.2, 55.86, 9.4, 13.19, 23.29, 86.03, 17.33, -3.969, -65.97, -37.06, -47.18, -33.96, -0.5086, 25.43, -15.08, -30.55, 17.97, -2.887, -2.665, 37.42, -43.43, -49.62, -54.16, -21.02, -28.02, 0.0, 15.69, -0.06964, -22.22, -9.015, 20.94, 45.53, 0.008273, 1.474, 22.6, -25.22, -27.25, 0.0, -13.17, -24.57, 6.027, 66.63, 23.4, -11.16, 0.2239, -14.02, -53.79, -23.54, -21.97, 27.97, 3.98, -22.98, 2.697, 36.72, 19.28, 17.6, -29.26], "yaxis": "y7"}, {"customdata": [6, 4, 7, 14, 14, 15, 11], "error_y": {"array": [4.337, 8.395, 23.49, 7.635, 7.104, 4.912, 15.49], "arrayminus": [5.821, 5.901, 19.07, 12.89, 12.05, 16.42, 16.28], "color": "#111827", "symmetric": false, "thickness": 1.2, "type": "data", "width": 3}, "hovertemplate": "Median VZA: %{x:.2f}°<br>Median anomaly: %{y:.1f}%<br>Dates: %{customdata}<extra></extra>", "legendgroup": "DNB-BRDF", "line": {"color": "#111827", "width": 2.5}, "marker": {"size": 8, "symbol": "circle"}, "mode": "lines+markers", "name": "DNB-BRDF bin median", "showlegend": false, "type": "scatter", "x": [6.64, 16.3, 24.35, 31.68, 46.52, 54.85, 64.25], "xaxis": "x7", "y": [-20.75, -25.4, -21.02, -12.17, 0.741, 15.2, 41.57], "yaxis": "y7"}, {"hovertemplate": "Median VZA: %{x:.2f}°<br>Baseline-relative anomaly: %{y:.1f}%<extra></extra>", "legendgroup": "Gap-filled paired", "marker": {"color": "#F59E0B", "opacity": 0.14, "size": 4}, "mode": "markers", "name": "Gap-filled paired", "showlegend": false, "type": "scatter", "x": [64.35, 48.09, 19.88, 20.92, 47.59, 64.25, 53.57, 30.95, 7.825, 41.5, 60.29, 58.82, 40.29, 2.12, 56.3, 64.22, 46.73, 23.31, 50.27, 65.19, 42.96, 34.06, 64.4, 51.79, 30.36, 6.925, 32.42, 54.63, 47.5, 24.35, 53.9, 29.79, 54.85, 63.74, 18.47, 24.42, 27.59, 22.1, 9.44, 40.19, 59.67, 39.83, 4.7, 30.54, 54.43, 63.4, 47.77, 48.92, 64.94, 30.55, 11.51, 40.04, 36.5, 30.5, 36.24, 64.19, 46.31, 30.32, 59.89, 59.56, 39.76, 14.12, 47.92, 65.88, 52.93, 30.27, 41.33, 59.96, 57.44, 6.355, 34.31], "xaxis": "x7", "y": [58.25, 12.29, 2.609, 7.829, 3.181, 41.57, 6.942, -6.224, -19.29, -36.64, 1.887, -10.89, -17.36, -15.46, 15.2, 55.86, 9.4, 13.19, 23.29, 86.03, 17.33, -3.969, -65.97, -37.06, -47.18, -33.96, -0.5086, 25.43, -15.08, -30.55, 17.97, -2.887, -2.665, 37.42, -43.43, -49.62, -54.16, -21.02, -28.02, 0.0, 15.69, -0.06964, -22.22, -9.015, 20.94, 45.53, 0.008273, 1.474, 22.6, -25.22, -27.25, 0.0, -13.17, -24.57, 6.027, 66.63, 23.4, -11.16, 0.2239, -14.02, -53.79, -23.54, -21.97, 27.97, 3.98, -22.98, 2.697, 36.72, 19.28, 17.6, -29.26], "yaxis": "y7"}, {"customdata": [6, 4, 7, 14, 14, 15, 11], "error_y": {"array": [4.337, 8.395, 23.49, 7.635, 7.104, 4.912, 15.49], "arrayminus": [5.821, 5.901, 19.07, 12.89, 12.05, 16.42, 16.28], "color": "#F59E0B", "symmetric": false, "thickness": 1.2, "type": "data", "width": 3}, "hovertemplate": "Median VZA: %{x:.2f}°<br>Median anomaly: %{y:.1f}%<br>Dates: %{customdata}<extra></extra>", "legendgroup": "Gap-filled paired", "line": {"color": "#F59E0B", "width": 2.5}, "marker": {"size": 8, "symbol": "diamond"}, "mode": "lines+markers", "name": "Gap-filled paired bin median", "showlegend": false, "type": "scatter", "x": [6.64, 16.3, 24.35, 31.68, 46.52, 54.85, 64.25], "xaxis": "x7", "y": [-20.75, -25.4, -21.02, -12.17, 0.741, 15.2, 41.57], "yaxis": "y7"}], "layout": {"annotations": [{"font": {"size": 16}, "showarrow": false, "text": "Very low-density rural", "x": 0.09688, "xanchor": "center", "xref": "paper", "y": 1, "yanchor": "bottom", "yref": "paper"}, {"font": {"size": 16}, "showarrow": false, "text": "Low-density rural", "x": 0.3656, "xanchor": "center", "xref": "paper", "y": 1, "yanchor": "bottom", "yref": "paper"}, {"font": {"size": 16}, "showarrow": false, "text": "Rural cluster", "x": 0.6344, "xanchor": "center", "xref": "paper", "y": 1, "yanchor": "bottom", "yref": "paper"}, {"font": {"size": 16}, "showarrow": false, "text": "Suburban / peri-urban", "x": 0.9031, "xanchor": "center", "xref": "paper", "y": 1, "yanchor": "bottom", "yref": "paper"}, {"font": {"size": 16}, "showarrow": false, "text": "Semi-dense urban cluster", "x": 0.09688, "xanchor": "center", "xref": "paper", "y": 0.42, "yanchor": "bottom", "yref": "paper"}, {"font": {"size": 16}, "showarrow": false, "text": "Dense urban cluster", "x": 0.3656, "xanchor": "center", "xref": "paper", "y": 0.42, "yanchor": "bottom", "yref": "paper"}, {"font": {"size": 16}, "showarrow": false, "text": "Urban centre", "x": 0.6344, "xanchor": "center", "xref": "paper", "y": 0.42, "yanchor": "bottom", "yref": "paper"}], "font": {"color": "#111827", "family": "Arial", "size": 15}, "height": 930, "legend": {"orientation": "h", "x": 1, "xanchor": "right", "y": 1.08, "yanchor": "bottom"}, "margin": {"b": 75, "l": 85, "r": 45, "t": 145}, "paper_bgcolor": "rgba(0,0,0,0)", "plot_bgcolor": "white", "shapes": [{"line": {"color": "#94A3B8", "dash": "dash", "width": 1}, "type": "line", "x0": 0, "x1": 1, "xref": "x domain", "y0": 0, "y1": 0, "yref": "y"}, {"line": {"color": "#94A3B8", "dash": "dash", "width": 1}, "type": "line", "x0": 0, "x1": 1, "xref": "x2 domain", "y0": 0, "y1": 0, "yref": "y2"}, {"line": {"color": "#94A3B8", "dash": "dash", "width": 1}, "type": "line", "x0": 0, "x1": 1, "xref": "x3 domain", "y0": 0, "y1": 0, "yref": "y3"}, {"line": {"color": "#94A3B8", "dash": "dash", "width": 1}, "type": "line", "x0": 0, "x1": 1, "xref": "x4 domain", "y0": 0, "y1": 0, "yref": "y4"}, {"line": {"color": "#94A3B8", "dash": "dash", "width": 1}, "type": "line", "x0": 0, "x1": 1, "xref": "x5 domain", "y0": 0, "y1": 0, "yref": "y5"}, {"line": {"color": "#94A3B8", "dash": "dash", "width": 1}, "type": "line", "x0": 0, "x1": 1, "xref": "x6 domain", "y0": 0, "y1": 0, "yref": "y6"}, {"line": {"color": "#94A3B8", "dash": "dash", "width": 1}, "type": "line", "x0": 0, "x1": 1, "xref": "x7 domain", "y0": 0, "y1": 0, "yref": "y7"}], "title": {"text": "Baseline VZA–radiance association across settlement classes", "x": 0.01, "xanchor": "left"}, "width": 1600, "xaxis": {"anchor": "y", "domain": [0, 0.1938], "range": [0, 70]}, "xaxis2": {"anchor": "y2", "domain": [0.2687, 0.4625], "range": [0, 70]}, "xaxis3": {"anchor": "y3", "domain": [0.5375, 0.7312], "range": [0, 70]}, "xaxis4": {"anchor": "y4", "domain": [0.8063, 1], "range": [0, 70]}, "xaxis5": {"anchor": "y5", "domain": [0, 0.1938], "range": [0, 70], "title": {"text": "Median VZA (°)"}}, "xaxis6": {"anchor": "y6", "domain": [0.2687, 0.4625], "range": [0, 70], "title": {"text": "Median VZA (°)"}}, "xaxis7": {"anchor": "y7", "domain": [0.5375, 0.7312], "range": [0, 70], "title": {"text": "Median VZA (°)"}}, "xaxis8": {"anchor": "y8", "domain": [0.8063, 1]}, "yaxis": {"anchor": "x", "domain": [0.58, 1], "title": {"text": "Anomaly (%)"}}, "yaxis2": {"anchor": "x2", "domain": [0.58, 1]}, "yaxis3": {"anchor": "x3", "domain": [0.58, 1]}, "yaxis4": {"anchor": "x4", "domain": [0.58, 1]}, "yaxis5": {"anchor": "x5", "domain": [0, 0.42], "title": {"text": "Anomaly (%)"}}, "yaxis6": {"anchor": "x6", "domain": [0, 0.42]}, "yaxis7": {"anchor": "x7", "domain": [0, 0.42]}, "yaxis8": {"anchor": "x8", "domain": [0, 0.42]}}}
